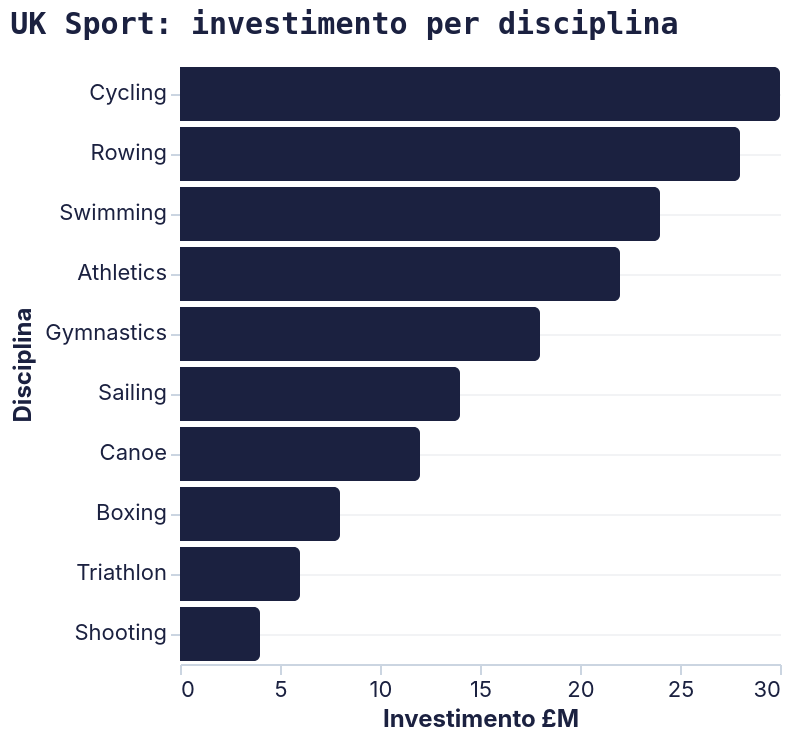

Specify this chart in Vega-Lite:
### Vega-Lite specification from a JSON file in a GitHub repository (floating-point values rounded to 4 significant figures)
{"config": {"background": null, "view": {"stroke": null}, "title": {"font": "Space Mono, monospace", "fontSize": 15, "fontWeight": "bold", "color": "#1b2140", "anchor": "start", "offset": 12}, "axis": {"labelFont": "Inter, sans-serif", "titleFont": "Inter, sans-serif", "labelFontSize": 11, "titleFontSize": 12, "titleFontWeight": "bold", "labelColor": "#1b2140", "titleColor": "#1b2140", "gridColor": "#E5E7EB", "gridOpacity": 0.5, "domainColor": "#CBD5E1", "tickColor": "#CBD5E1", "labelAngle": 0}, "axisY": {"grid": true, "domain": false}, "axisX": {"grid": false}, "legend": {"labelFont": "Inter, sans-serif", "titleFont": "Inter, sans-serif", "labelFontSize": 11, "titleFontSize": 12, "titleFontWeight": "bold", "labelColor": "#1b2140", "titleColor": "#1b2140", "orient": "top", "direction": "horizontal", "symbolType": "circle"}, "range": {"category": ["#1b2140", "#ff8009", "#9a0641", "#ffe34a", "#e7b6af", "#64748B"], "ordinal": {"scheme": "blues"}, "heatmap": {"scheme": "blues"}, "ramp": {"scheme": "blues"}}, "bar": {"color": "#1b2140", "cornerRadiusTopRight": 3, "cornerRadiusBottomRight": 3}, "line": {"color": "#1b2140", "strokeWidth": 2.5}, "point": {"color": "#1b2140", "filled": true}, "circle": {"color": "#1b2140"}, "text": {"font": "Inter, sans-serif", "fontSize": 11, "color": "#1b2140"}, "arc": {"fill": "#1b2140"}, "area": {"fill": "#1b2140", "opacity": 0.5}}, "data": {"name": "data-e8d841bfc20deeaed44bd63281ef2dbe"}, "mark": {"type": "bar"}, "encoding": {"color": {"value": "#1b2140"}, "tooltip": [{"field": "Disciplina", "type": "nominal"}, {"field": "Investimento", "type": "quantitative"}, {"field": "Medaglie", "type": "quantitative"}], "x": {"field": "Investimento", "title": "Investimento £M", "type": "quantitative"}, "y": {"field": "Disciplina", "sort": "-x", "type": "nominal"}}, "height": 300, "title": "UK Sport: investimento per disciplina", "width": "container", "$schema": "https://vega.github.io/schema/vega-lite/v6.4.1.json", "datasets": {"data-e8d841bfc20deeaed44bd63281ef2dbe": [{"Disciplina": "Shooting", "Investimento": 4, "Medaglie": 1}, {"Disciplina": "Triathlon", "Investimento": 6, "Medaglie": 1}, {"Disciplina": "Boxing", "Investimento": 8, "Medaglie": 2}, {"Disciplina": "Canoe", "Investimento": 12, "Medaglie": 2}, {"Disciplina": "Sailing", "Investimento": 14, "Medaglie": 2}, {"Disciplina": "Gymnastics", "Investimento": 18, "Medaglie": 3}, {"Disciplina": "Athletics", "Investimento": 22, "Medaglie": 4}, {"Disciplina": "Swimming", "Investimento": 24, "Medaglie": 5}, {"Disciplina": "Rowing", "Investimento": 28, "Medaglie": 6}, {"Disciplina": "Cycling", "Investimento": 30, "Medaglie": 8}]}}
